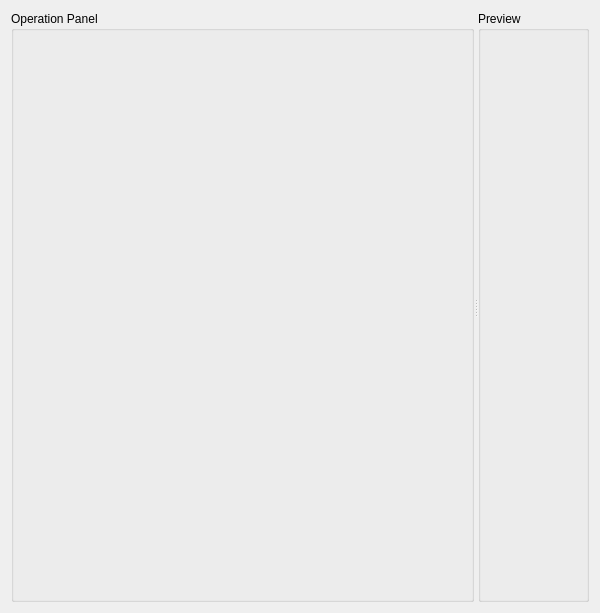
<?xml version="1.0" encoding="UTF-8"?>
<ui version="4.0">
 <class>PipelineWindow</class>
 <widget class="QWidget" name="PipelineWindow">
  <property name="geometry">
   <rect>
    <x>0</x>
    <y>0</y>
    <width>600</width>
    <height>613</height>
   </rect>
  </property>
  <property name="windowTitle">
   <string>Form</string>
  </property>
  <layout class="QGridLayout" name="gridLayout">
   <item row="0" column="0">
    <widget class="QSplitter" name="splitter">
     <property name="orientation">
      <enum>Qt::Horizontal</enum>
     </property>
     <widget class="QGroupBox" name="groupBox">
      <property name="title">
       <string>Operation Panel</string>
      </property>
     </widget>
     <widget class="QGroupBox" name="groupBox_2">
      <property name="title">
       <string>Preview</string>
      </property>
      <layout class="QGridLayout" name="gridLayout_2">
       <item row="0" column="0">
        <layout class="QVBoxLayout" name="previewLayout"/>
       </item>
      </layout>
     </widget>
    </widget>
   </item>
  </layout>
 </widget>
 <resources/>
 <connections/>
</ui>
